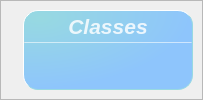
                 <widget class="QFrame" name="frame_6">
                  <property name="frameShape">
                   <enum>QFrame::Shape::StyledPanel</enum>
                  </property>
                  <property name="frameShadow">
                   <enum>QFrame::Shadow::Raised</enum>
                  </property>
                  <property name="lineWidth">
                   <number>1</number>
                  </property>
                  <layout class="QHBoxLayout" name="horizontalLayout_22">
                   <property name="spacing">
                    <number>6</number>
                   </property>
                   <property name="leftMargin">
                    <number>9</number>
                   </property>
                   <property name="topMargin">
                    <number>9</number>
                   </property>
                   <property name="rightMargin">
                    <number>9</number>
                   </property>
                   <property name="bottomMargin">
                    <number>9</number>
                   </property>
                   <item>
                    <widget class="QLabel" name="classesLabel">
                     <property name="maximumSize">
                      <size>
                       <width>80</width>
                       <height>80</height>
                      </size>
                     </property>
                     <property name="text">
                      <string/>
                     </property>
                     <property name="pixmap">
                      <pixmap resource="YOLOSHOWUI.qrc">:/statusbar/images/newsize/classesBar.png</pixmap>
                     </property>
                     <property name="alignment">
                      <set>Qt::AlignmentFlag::AlignCenter</set>
                     </property>
                    </widget>
                   </item>
                   <item>
                    <widget class="QFrame" name="Class_QF">
                     <property name="minimumSize">
                      <size>
                       <width>170</width>
                       <height>80</height>
                      </size>
                     </property>
                     <property name="maximumSize">
                      <size>
                       <width>170</width>
                       <height>80</height>
                      </size>
                     </property>
                     <property name="toolTipDuration">
                      <number>0</number>
                     </property>
                     <property name="styleSheet">
                      <string notr="true">QFrame#Class_QF{
color: rgb(255, 255, 255);
border-radius: 15px;
background-color:qradialgradient(cx:0, cy:0, radius:1, fx:0.1, fy:0.1, stop:0  #97D9E1,  stop:1   #8EC5FC);
border: 1px outset #97D9E1;
}
</string>
                     </property>
                     <property name="frameShape">
                      <enum>QFrame::Shape::StyledPanel</enum>
                     </property>
                     <property name="frameShadow">
                      <enum>QFrame::Shadow::Raised</enum>
                     </property>
                     <layout class="QVBoxLayout" name="verticalLayout_7" stretch="0,2,1">
                      <property name="spacing">
                       <number>0</number>
                      </property>
                      <property name="leftMargin">
                       <number>0</number>
                      </property>
                      <property name="topMargin">
                       <number>0</number>
                      </property>
                      <property name="rightMargin">
                       <number>0</number>
                      </property>
                      <property name="bottomMargin">
                       <number>0</number>
                      </property>
                      <item>
                       <widget class="QFrame" name="Class_top">
                        <property name="styleSheet">
                         <string notr="true">border:none</string>
                        </property>
                        <property name="frameShape">
                         <enum>QFrame::Shape::StyledPanel</enum>
                        </property>
                        <property name="frameShadow">
                         <enum>QFrame::Shadow::Raised</enum>
                        </property>
                        <layout class="QHBoxLayout" name="horizontalLayout_11">
                         <property name="spacing">
                          <number>0</number>
                         </property>
                         <property name="leftMargin">
                          <number>0</number>
                         </property>
                         <property name="topMargin">
                          <number>3</number>
                         </property>
                         <property name="rightMargin">
                          <number>0</number>
                         </property>
                         <property name="bottomMargin">
                          <number>3</number>
                         </property>
                         <item>
                          <widget class="QLabel" name="label_5">
                           <property name="maximumSize">
                            <size>
                             <width>16777215</width>
                             <height>30</height>
                            </size>
                           </property>
                           <property name="font">
                            <font>
                             <family>Segoe UI</family>
                             <pointsize>16</pointsize>
                             <italic>true</italic>
                             <bold>true</bold>
                            </font>
                           </property>
                           <property name="styleSheet">
                            <string notr="true">color: rgba(255, 255,255, 210);
text-align:center;
font: 700 italic 16pt &quot;Segoe UI&quot;;</string>
                           </property>
                           <property name="text">
                            <string>Classes</string>
                           </property>
                           <property name="alignment">
                            <set>Qt::AlignmentFlag::AlignCenter</set>
                           </property>
                           <property name="indent">
                            <number>0</number>
                           </property>
                          </widget>
                         </item>
                        </layout>
                       </widget>
                      </item>
                      <item>
                       <widget class="Line" name="line_2">
                        <property name="maximumSize">
                         <size>
                          <width>16777215</width>
                          <height>1</height>
                         </size>
                        </property>
                        <property name="styleSheet">
                         <string notr="true">background-color: rgba(255, 255, 255, 89);</string>
                        </property>
                        <property name="orientation">
                         <enum>Qt::Orientation::Horizontal</enum>
                        </property>
                       </widget>
                      </item>
                      <item>
                       <widget class="QFrame" name="Class_bottom">
                        <property name="styleSheet">
                         <string notr="true">border:none</string>
                        </property>
                        <property name="frameShape">
                         <enum>QFrame::Shape::StyledPanel</enum>
                        </property>
                        <property name="frameShadow">
                         <enum>QFrame::Shadow::Raised</enum>
                        </property>
                        <layout class="QVBoxLayout" name="verticalLayout_8">
                         <property name="spacing">
                          <number>0</number>
                         </property>
                         <property name="leftMargin">
                          <number>0</number>
                         </property>
                         <property name="topMargin">
                          <number>6</number>
                         </property>
                         <property name="rightMargin">
                          <number>0</number>
                         </property>
                         <property name="bottomMargin">
                          <number>6</number>
                         </property>
                         <item alignment="Qt::AlignmentFlag::Qt::AlignmentFlag::AlignTop">
                          <widget class="QLabel" name="Class_num">
                           <property name="minimumSize">
                            <size>
                             <width>0</width>
                             <height>30</height>
                            </size>
                           </property>
                           <property name="maximumSize">
                            <size>
                             <width>16777215</width>
                             <height>30</height>
                            </size>
                           </property>
                           <property name="font">
                            <font>
                             <family>Microsoft YaHei UI</family>
                             <pointsize>17</pointsize>
                             <italic>false</italic>
                             <bold>false</bold>
                             <underline>false</underline>
                            </font>
                           </property>
                           <property name="styleSheet">
                            <string notr="true">color: rgb(255, 255, 255);
font: 17pt &quot;Microsoft YaHei UI&quot;;</string>
                           </property>
                           <property name="text">
                            <string/>
                           </property>
                           <property name="alignment">
                            <set>Qt::AlignmentFlag::AlignCenter</set>
                           </property>
                          </widget>
                         </item>
                        </layout>
                       </widget>
                      </item>
                     </layout>
                    </widget>
                   </item>
                  </layout>
                 </widget>
